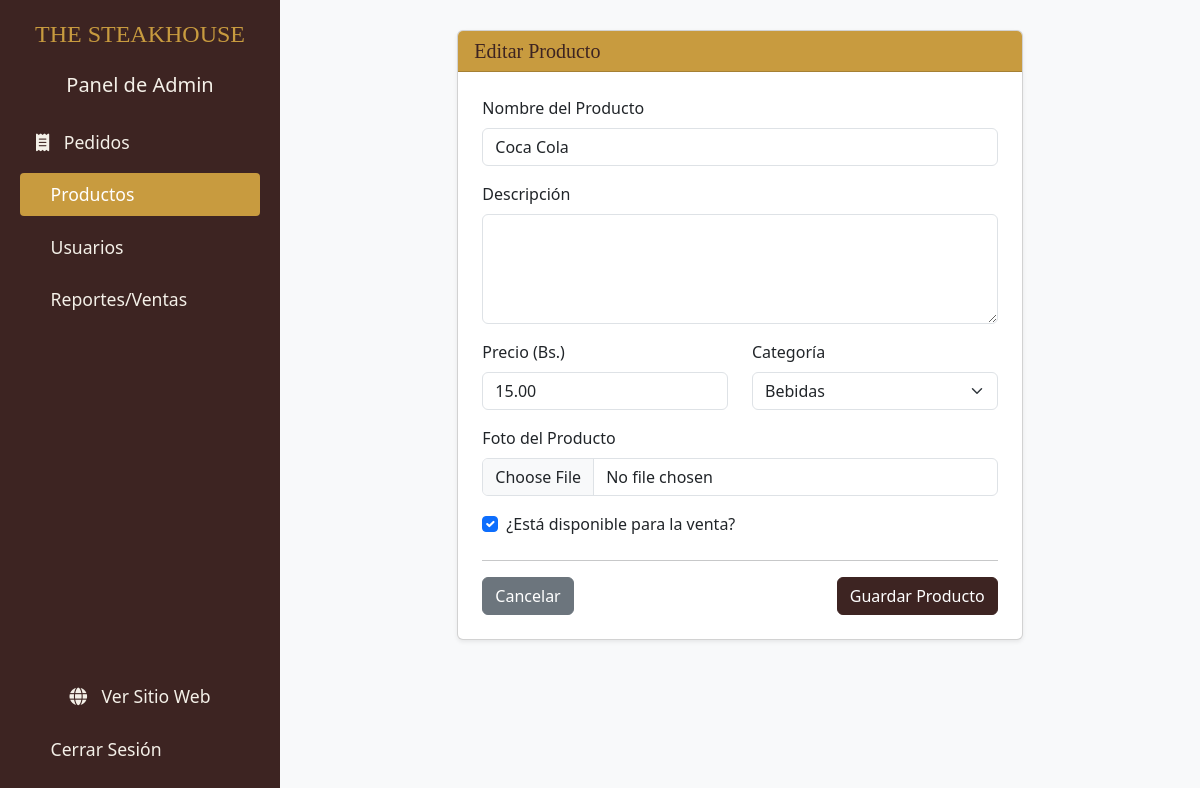
Before: /panel/productos/editar/1/ (signed in) with the older database file.
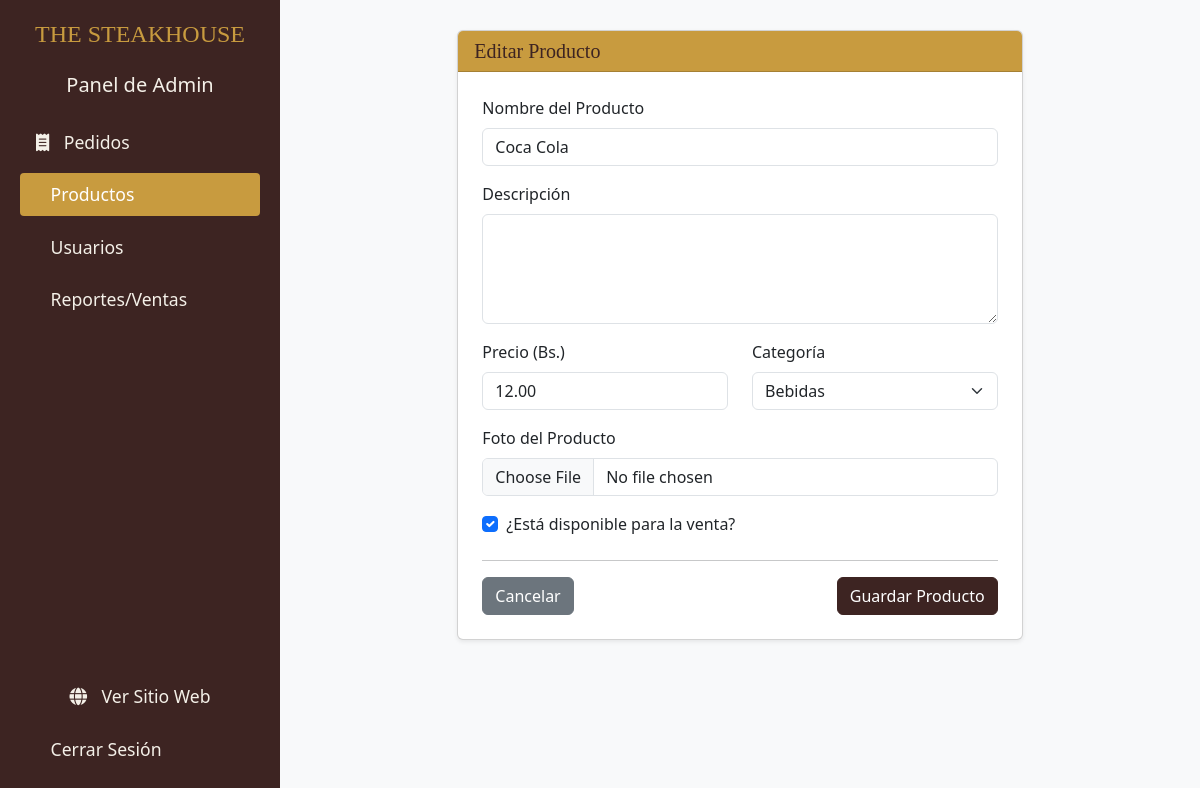
After: the same page with the newer database file.
### productos/models.py (models this page shows, shortened)
class Producto(models.Model):
    CATEGORIA_CHOICES = (
        ('CARNE', 'Cortes de Carne'),
        ('HAMBURGUESA', 'Hamburguesas'),
        ('GUARNICION', 'Guarniciones'),
        ('BEBIDA', 'Bebidas'),
        ('POSTRE', 'Postres'),
    )
    nombre_producto = models.CharField(max_length=100)
    descripcion = models.TextField(blank=True, null=True)
    precio = models.DecimalField(max_digits=10, decimal_places=2)
    categoria = models.CharField(max_length=20, choices=CATEGORIA_CHOICES)
    disponible = models.BooleanField(default=True)
    imagen = models.ImageField(upload_to='productos/', blank=True, null=True)

### dashboard/views.py (the view)
# urls.py: path('productos/editar/<int:pk>/', views.producto_update, name='producto_update'),
@admin_requerido
def producto_update(request, pk):
    producto = get_object_or_404(Producto, pk=pk)
    if request.method == 'POST':
        form = ProductoForm(request.POST, request.FILES, instance=producto)
        if form.is_valid():
            form.save()
            messages.success(request, 'Producto actualizado exitosamente.')
            return redirect('dashboard_productos')
    else:
        form = ProductoForm(instance=producto)
    context = {'form': form, 'producto': producto}
    return render(request, 'dashboard/producto_form.html', context)

### productos/forms.py
class ProductoForm(forms.ModelForm):
    class Meta:
        model = Producto
        fields = [
            'nombre_producto',
            'descripcion',
            'precio',
            'categoria',
            'disponible',
            'imagen'
        ]
        widgets = {
            'nombre_producto': forms.TextInput(attrs={'class': 'form-control'}),
            'descripcion': forms.Textarea(attrs={'class': 'form-control', 'rows': 4}),
            'precio': forms.NumberInput(attrs={'class': 'form-control'}),
            'categoria': forms.Select(attrs={'class': 'form-select'}),
            'disponible': forms.CheckboxInput(attrs={'class': 'form-check-input'}),
            'imagen': forms.FileInput(attrs={'class': 'form-control'}),
        }

### dashboard/views.py (called while the page is built)
def admin_requerido(function):
    return user_passes_test(
        lambda u: u.is_authenticated and u.is_staff,
        login_url='login',
        redirect_field_name=None
    )(function)

### templates/dashboard/producto_form.html (shortened to what this page needs)
{% extends 'dashboard/base_dashboard.html' %}
{% block content %}
<div class="row justify-content-center">
    <div class="col-lg-8">
        <div class="card shadow-sm">
            <div class="card-header card-header-gold">
                <h5 class="mb-0">{% if producto %}Editar Producto{% else %}Crear Nuevo Producto{% endif %}</h5>
            </div>
            <div class="card-body p-4">
                <form method="POST" enctype="multipart/form-data">
                    <div class="mb-3">
                        <label for="{{ form.nombre_producto.id_for_label }}" class="form-label">Nombre del Producto</label>
                        {{ form.nombre_producto }}
                    </div>
                    <div class="mb-3">
                        <label for="{{ form.descripcion.id_for_label }}" class="form-label">Descripción</label>
                        {{ form.descripcion }}
                    </div>
                    <div class="row">
                        <div class="col-md-6 mb-3">
                            <label for="{{ form.precio.id_for_label }}" class="form-label">Precio (Bs.)</label>
                            {{ form.precio }}
                        </div>
                        <div class="col-md-6 mb-3">
                            <label for="{{ form.categoria.id_for_label }}" class="form-label">Categoría</label>
                            {{ form.categoria }}
                        </div>
                    </div>
                    <div class="mb-3">
                        <label for="{{ form.imagen.id_for_label }}" class="form-label">Foto del Producto</label>
                        {{ form.imagen }}
                    </div>
                    <div class="form-check mb-4">
                        {{ form.disponible }}
                        <label class="form-check-label" for="{{ form.disponible.id_for_label }}">
                            ¿Está disponible para la venta?
                        </label>
                    </div>
                    <hr>
                    <div class="d-flex justify-content-between">
                        <a href="{% url 'dashboard_productos' %}" class="btn btn-secondary">Cancelar</a>
                        <button type="submit" class="btn btn-primary" style="background-color: #3d2422; border-color: #3d2422;">
                            Guardar Producto
                        </button>
                    </div>
                </form>
            </div>
        </div>
    </div>
</div>
{% endblock %}

Changed rows visible on the page:
changed Producto "Coca Cola": precio "15.00" → "12.00"
